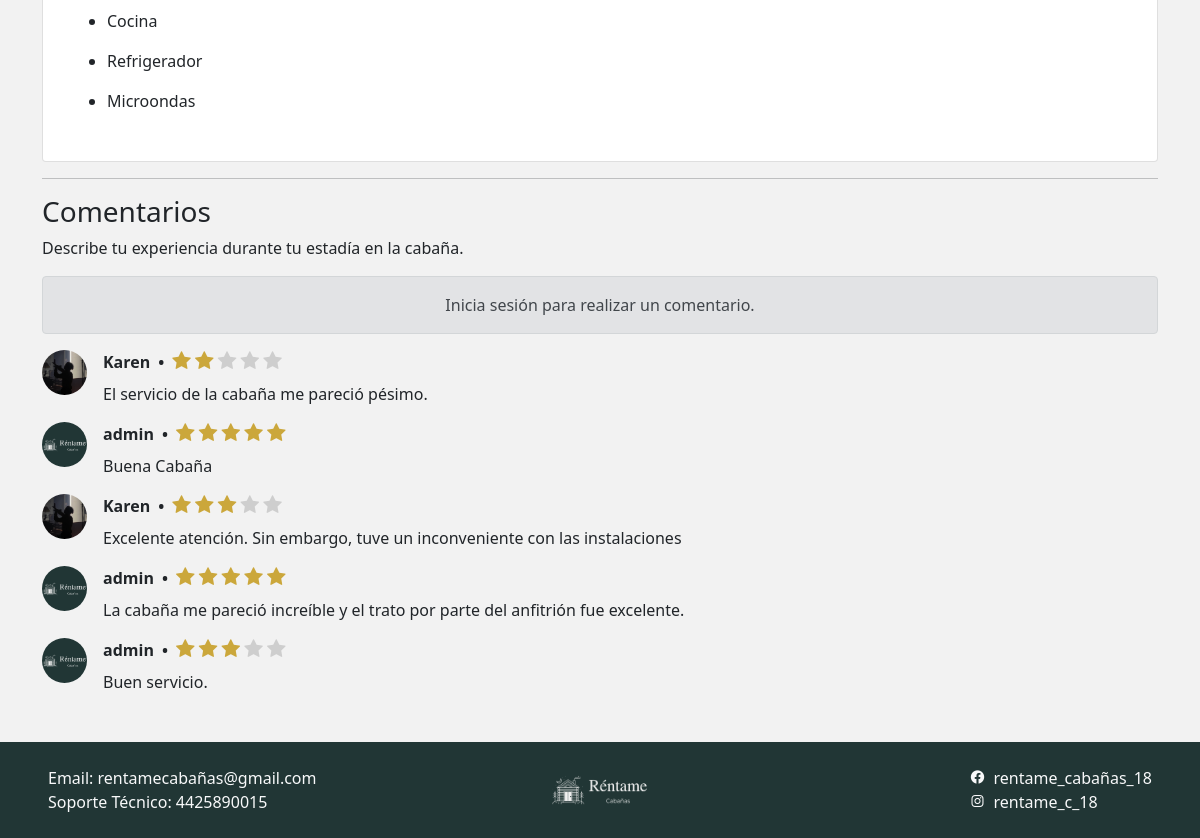
The app's page /vista_cabana_usuario/5 (lower part), older data.
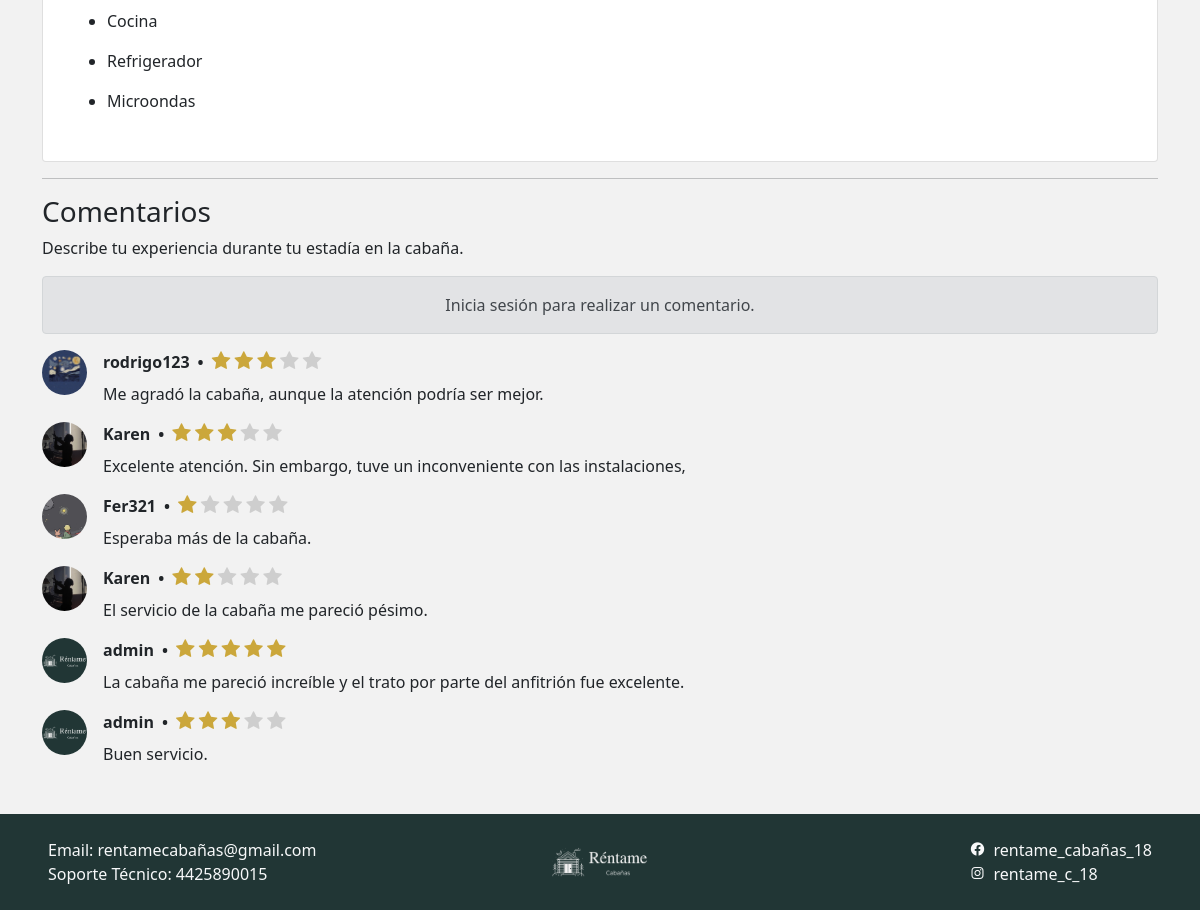
The same page, newer data.
### admin_cabanas/models.py (models this page shows, shortened)
class Cabana(models.Model):
    id = models.AutoField(primary_key=True)
    nombre = models.CharField(max_length=80)
    anfitrion = models.CharField(max_length=80)
    capacidad = models.IntegerField()
    camas = models.IntegerField()
    costo_noche = models.FloatField()
    servicios = RichTextField(max_length=500)
    ubicacion = models.TextField()
    descripcion = RichTextField(max_length=300) #Agregar a settings:   'ckeditor',
    creado = models.DateTimeField(auto_now_add=True, null=True) #Fecha y tiempo
    actualizado = models.DateTimeField(auto_now=True, null=True)
    class Meta:
        verbose_name="Cabaña"
        verbose_name_plural="Cabañas"
        ordering = ["-creado"]

### valoraciones/models.py (models this page shows, shortened)
class Valoracion(models.Model):
    id = models.AutoField(primary_key=True)
    comentario = models.CharField(max_length=300)
    numero_estrellas = models.IntegerField(
        default=0,
        validators=[
            MaxValueValidator(5),
            MinValueValidator(0),
        ],
        null=False,
        blank=False
    )
    usuario = models.ForeignKey(Usuario, on_delete=models.CASCADE, null=False, blank=False)
    cabana = models.ForeignKey(Cabana, on_delete=models.CASCADE, null=False, blank=False)
    creado = models.DateTimeField(auto_now=True, null=True) #Fecha y tiempo
    actualizado = models.DateTimeField(auto_now_add=True, null=True)
    class Meta:
        verbose_name="Valoración"
        verbose_name_plural="Valoraciones"
        ordering = ["-creado"]

### admin_users/models.py (models this page shows)
class Usuario(AbstractUser):
    telefono = models.CharField(null=True,max_length=10)
    imagen = models.ImageField(upload_to='imgUsers/', null=True, blank=True, verbose_name='Imagen')

### cabanas/views.py (the view)
# urls.py: path('vista_cabana_usuario/<int:id>', views_cabanas.vista_cabana_usuario, name='Vista_Cabana_Usuario'),
def vista_cabana_usuario(request, id):
    cabana = Cabana.objects.get(id=id)
    usuario = request.user
    imagenes_cabana = ImagenCabana.objects.filter(cabana=id)
    if usuario.is_authenticated:
        aprobacion_comentario = Renta.objects.filter(usuario=usuario, cabana=cabana).exists()
        verificacion_valoracion = Valoracion.objects.filter(usuario=usuario, cabana=cabana).exists()
    else:
        aprobacion_comentario = False
        verificacion_valoracion = False
    valoraciones = Valoracion.objects.filter(cabana=id)
    return render(
        request,
        'cabanas/vista_cabana_usuario.html',
        {
            'cabanas':cabana,
            'valoraciones':valoraciones,
            'aprobacion_comentario':aprobacion_comentario,
            'verificacion_valoracion':verificacion_valoracion,
            'imagenes_cabana':imagenes_cabana,
        }
    )

### cabanas/templates/cabanas/vista_cabana_usuario.html (shortened to what this page needs)
{% extends "cabanas/layout.html" %}
{% load static %}
{% block contenido %}
<div class="card p-3">
  <div class="card-body">
     {{cabanas.servicios|safe}}
  </div>
</div>
<hr>
<p class="h3 fw-light w-100 bd-highlight my-2">Comentarios</p>
<p>Describe tu experiencia durante tu estadía en la cabaña.</p>
{% if user.is_authenticated %}
  {% if aprobacion_comentario %}
    {% if verificacion_valoracion %}
      <div class="alert alert-warning text-center" role="alert">
        Previamente, has realizado un comentario para esta cabaña.
      </div>
    {% else %}
      <form action="{% url 'RegistrarValoracion' cabanas.id %}" method="POST">
        {% csrf_token %}
        <div class="ratings pb-3" id="rating">
          <input type="hidden" name="numero_estrellas" value="0" required>
          <input type="hidden" name="usuario" id="usuario" value="{{ user.id }}" required>
          <input type="hidden" name="cabana" id="cabana" value="{{ cabanas.id }}" required>
          <span class="fa fa-star animated-star" data-value="1" id="1"></span>
          <span class="fa fa-star animated-star" data-value="2" id="2"></span>
          <span class="fa fa-star animated-star" data-value="3" id="3"></span>
          <span class="fa fa-star animated-star" data-value="4" id="4"></span>
          <span class="fa fa-star animated-star" data-value="5" id="5"></span>
          <p id="Calificación-value">Calificación: 0/5 estrellas</p>
          <p id="calif">Valoración: </p>
        </div>
        <div class="input-group">
          <input type="text" class="form-control border-end-0 border" name="comentario" placeholder="Escribe aquí..." required>
          <button type="submit" class="btn-enviar-comentario btn btn-outline-secondary border-start-0 border">
            <i class='bx bx-sm bxs-send'></i>
          </button>
        </div>
      </form>
    {% endif %}
  {% else %}
    <div class="alert alert-warning text-center" role="alert">
      No has rentado esta cabaña, por lo tanto, no puedes realizar un comentario.
    </div>
  {% endif %}
{% else %}
  <div class="alert alert-secondary text-center" role="alert">
    Inicia sesión para realizar un comentario.
  </div>
{% endif %}
{% if valoraciones %}
  {% for valoracion in valoraciones %}
  <div class="d-flex align-items-start mt-3">
    <div class="flex-shrink-0">
      {% if valoracion.usuario.imagen %}
        <img class="rounded-circle" width="45" height="45" alt="icono_perfil" src="{{valoracion.usuario.imagen.url}}" style="object-fit: cover;"/>
      {% else %}
        <img class="rounded-circle" width="45" height="45" alt="icono_perfil" src="{% static 'admin_users/images/icono_perfil.webp' %}" />
      {% endif %}
    </div>
    <div class="flex-grow-1 ms-3">
      <div class="d-flex align-items-center mb-2">
        <b>{{valoracion.usuario}} </b>
        <b class="px-2"> • </b>
        <div class="ratings">
          <i class="fa fa-star {% if valoracion.numero_estrellas > 0 %}rating-color{% endif %}" id=""></i>
          <i class="fa fa-star {% if valoracion.numero_estrellas > 1 %}rating-color{% endif %}"></i>
          <i class="fa fa-star {% if valoracion.numero_estrellas > 2 %}rating-color{% endif %}"></i>
          <i class="fa fa-star {% if valoracion.numero_estrellas > 3 %}rating-color{% endif %}"></i>
          <i class="fa fa-star {% if valoracion.numero_estrellas > 4 %}rating-color{% endif %}"></i>
        </div>
      </div>
      <p class="mb-0">
        {{valoracion.comentario}}
      </p>
    </div>
  </div>
  {% endfor %}
{% else %}
<p class="text-muted text-center pt-5"> No hay comentarios para mostrar.</p>
{% endif %}
{% endblock %}

### cabanas/templates/cabanas/layout.html (shortened to what this page needs)
<!DOCTYPE html>
<html lang="en">
<head>
    {% load static %}
    <link href="{% static "cabanas/css/estilo.css" %}" rel="stylesheet" type="text/css">
    <link href="{% static 'cabanas/css/estrellas.css' %}" rel="stylesheet" type="text/css">
    <link href="https://cdn.jsdelivr.net/npm/bootstrap@5.1.3/dist/css/bootstrap.min.css" rel="stylesheet">
    <link href="https://cdn.jsdelivr.net/npm/boxicons@latest/css/boxicons.min.css" rel="stylesheet" type="text/css">
    <link rel="stylesheet" href="https://cdnjs.cloudflare.com/ajax/libs/font-awesome/4.7.0/css/font-awesome.min.css" type="text/css">
</head>
<body>
    <div class="mt-5 container"id="contenido">
        {% block contenido %}{% endblock contenido %}
    </div>
    <footer class="ms-0 d-flex flex-wrap justify-content-center align-items-center py-4 p-5 mt-5" style="background-color: #213635;">
        <p class="col-md-4 mb-0 text-light">
            Email: rentamecabañas@gmail.com
            <br>
            Soporte Técnico: 4425890015
        </p>
        <a href="#" class="col-md-4 d-flex align-items-center justify-content-center mb-3 mb-md-0 me-md-auto link-dark text-decoration-none">
            <img src="{% static 'cabanas/images/logo.png' %}" width="100" height="30">
        </a>
        <div class="col-md-4 mb-0 text-light d-flex justify-content-end">
            <div class="d-flex align-items-start flex-column">
                <a href="https://www.facebook.com/?locale=es_LA" class="text-light text-decoration-none">
                    <i class='bx bxl-facebook-circle me-2'></i>rentame_cabañas_18
                </a>
                <a href="https://www.instagram.com/" class="text-light text-decoration-none">
                    <i class='bx bxl-instagram me-2'></i>rentame_c_18
                </a>
            </div>
        </div>
    </footer>
</html>

### cabanas/static/cabanas/css/estilo.css (style rules this page uses)
body { margin: 0; font-size: 1rem; font-weight: 400; color: #212529; text-align: left; background-color: #f2f2f2 !important; }
.ratings { text-align: center; }
.ratings i { color: #cecece; font-size: 20px; }
.rating-color { color: #CBA73B !important; }
hr { border: 0; height: 1px; background-color: #0a0c0d; }

### cabanas/static/cabanas/css/estrellas.css (style rules this page uses)
.ratings { text-align: center; }

Row changes from the older to the newer data that the page shows:
removed Valoracion: usuario.imagen (picture), usuario "admin", numero_estrellas 5 (drawn), comentario "Buena Cabaña"
added Valoracion: usuario.imagen (picture), usuario "rodrigo123", numero_estrellas 3 (drawn), comentario "Me agradó la cabaña, aunque la atención podría ser mejor."
changed Valoracion: usuario.imagen: a different picture; comentario "Excelente atención. Sin embargo, tuve un inconveniente con las instalaciones" → "Excelente atención. Sin embargo, tuve un inconveniente con las instalaciones,"; moves up the list
added Valoracion: usuario.imagen (picture), usuario "Fer321", numero_estrellas 1 (drawn), comentario "Esperaba más de la cabaña."
changed through a linked row, Valoracion "El servicio de la cabaña me pareció pésimo.": usuario.imagen: a different picture
